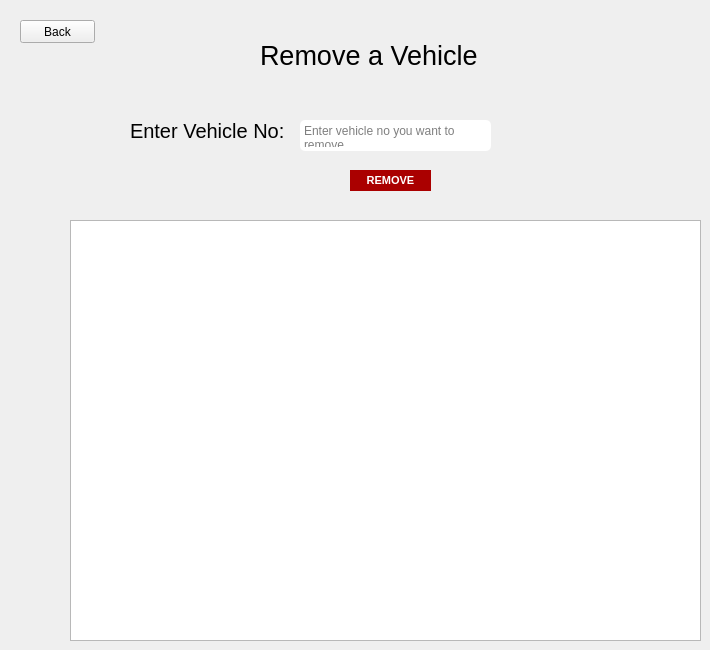
    <widget class="QWidget" name="deletevehicle">
     <widget class="QPushButton" name="backremtologin">
      <property name="geometry">
       <rect>
        <x>20</x>
        <y>20</y>
        <width>75</width>
        <height>23</height>
       </rect>
      </property>
      <property name="text">
       <string>Back</string>
      </property>
     </widget>
     <widget class="QTableWidget" name="tableWidget_2">
      <property name="geometry">
       <rect>
        <x>70</x>
        <y>220</y>
        <width>631</width>
        <height>421</height>
       </rect>
      </property>
      <property name="styleSheet">
       <string notr="true"/>
      </property>
     </widget>
     <widget class="QLabel" name="label_39">
      <property name="geometry">
       <rect>
        <x>260</x>
        <y>40</y>
        <width>341</width>
        <height>31</height>
       </rect>
      </property>
      <property name="font">
       <font>
        <family>MS Shell Dlg 2</family>
        <pointsize>20</pointsize>
       </font>
      </property>
      <property name="styleSheet">
       <string notr="true">color: rgb(0, 0, 0);
</string>
      </property>
      <property name="text">
       <string>Remove a Vehicle</string>
      </property>
     </widget>
     <widget class="QTextEdit" name="removevehno">
      <property name="geometry">
       <rect>
        <x>300</x>
        <y>120</y>
        <width>191</width>
        <height>31</height>
       </rect>
      </property>
      <property name="styleSheet">
       <string notr="true">background-color: rgb(255, 255, 255);
border-radius: 5px;
border-color: black;
</string>
      </property>
      <property name="html">
       <string>&lt;!DOCTYPE HTML PUBLIC &quot;-//W3C//DTD HTML 4.0//EN&quot; &quot;http://www.w3.org/TR/REC-html40/strict.dtd&quot;&gt;
&lt;html&gt;&lt;head&gt;&lt;meta name=&quot;qrichtext&quot; content=&quot;1&quot; /&gt;&lt;style type=&quot;text/css&quot;&gt;
p, li { white-space: pre-wrap; }
&lt;/style&gt;&lt;/head&gt;&lt;body style=&quot; font-family:'MS Shell Dlg 2'; font-size:8.25pt; font-weight:400; font-style:normal;&quot;&gt;
&lt;p style=&quot;-qt-paragraph-type:empty; margin-top:0px; margin-bottom:0px; margin-left:0px; margin-right:0px; -qt-block-indent:0; text-indent:0px; font-family:'Segoe UI'; font-size:9pt;&quot;&gt;&lt;br /&gt;&lt;/p&gt;&lt;/body&gt;&lt;/html&gt;</string>
      </property>
      <property name="placeholderText">
       <string>Enter vehicle no you want to remove</string>
      </property>
     </widget>
     <widget class="QLabel" name="label_41">
      <property name="geometry">
       <rect>
        <x>130</x>
        <y>110</y>
        <width>161</width>
        <height>41</height>
       </rect>
      </property>
      <property name="font">
       <font>
        <pointsize>15</pointsize>
       </font>
      </property>
      <property name="styleSheet">
       <string notr="true">color: rgb(255, 255, 255);
color: rgb(0, 0, 0);
</string>
      </property>
      <property name="text">
       <string>Enter Vehicle No: </string>
      </property>
     </widget>
     <widget class="QPushButton" name="removevehbtn">
      <property name="geometry">
       <rect>
        <x>350</x>
        <y>170</y>
        <width>81</width>
        <height>21</height>
       </rect>
      </property>
      <property name="font">
       <font>
        <pointsize>8</pointsize>
        <weight>75</weight>
        <bold>true</bold>
       </font>
      </property>
      <property name="styleSheet">
       <string notr="true">color: rgb(255, 255, 255);
background-color: rgb(170, 0, 0);
border-radius: 0px;
border-color: black;

</string>
      </property>
      <property name="text">
       <string>REMOVE</string>
      </property>
     </widget>
    </widget>
